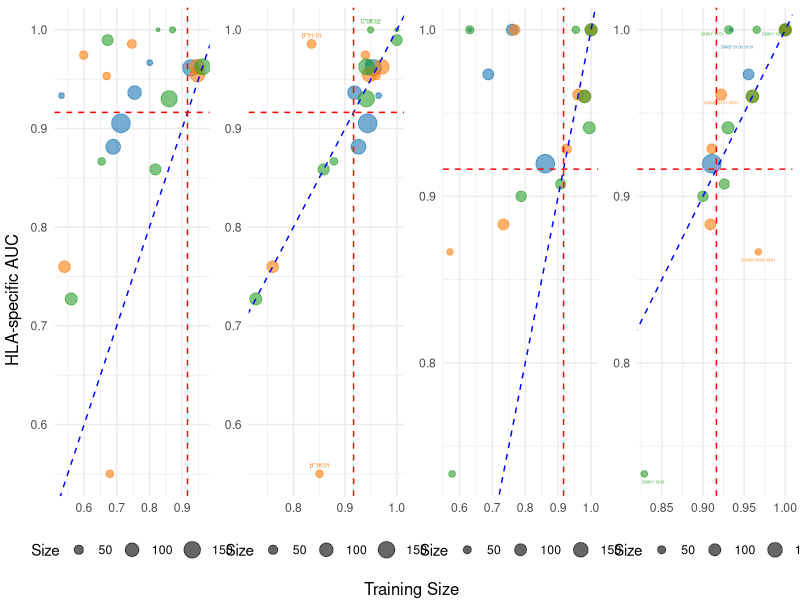

This figure's R source:
library(ggplot2)
library(dplyr)
library(ggrepel)
library(gridExtra)
library(grid)

setwd("/home/hyo/mystuff/git_test/conditional_TCR_prediction/plot/figure3/")

get_legend <- function(my_plot) {
  tmp <- ggplot_gtable(ggplot_build(my_plot))
  leg <- which(sapply(tmp$grobs, function(x) x$name) == "guide-box")
  legend <- tmp$grobs[[leg]]
  return(legend)
}


df1 = read.csv("../HLA_I_ready_data.csv")
df2 = read.csv("../HLA_II_ready_data.csv")
baseline = 0.9163461538461538
colors_ <- c("#1f77b4", "#ff7f0e", "#2ca02c")

p1 = ggplot(df1, aes(x = HLA_specific_AUC, y = Combined_AUC, size = Training_Size, color = HLA_group)) +
  geom_point(alpha = 0.6, show.legend = T) +
  scale_size(name = "Size", breaks = c(50,100,150), labels=c("50","100","150") )+
  geom_abline(intercept = 0, slope = 1, linetype = "dashed", color = "blue") + 
  geom_vline(xintercept = baseline,linetype = "dashed", color = "red") + 
  geom_hline(yintercept = baseline,linetype = "dashed", color = "red") + 
  scale_color_manual(name = "   Group", values = colors_) +  # Specify the custom color palette+
  theme_minimal()+
  theme(plot.title = element_text(hjust = 0.5, size = 14),
        axis.title.x = element_blank(),
        axis.title.y = element_blank(),
        legend.position = "bottom",
        legend.box = "vertical",
        legend.spacing.y = unit(0.01, "mm") ) +
  guides(color = "none", 
         size = guide_legend(nrow = 1))


p2 = ggplot(df1, aes(x = HLA_ignorant_AUC, y = Combined_AUC, size = Training_Size, color = HLA_group, label = HLA_name)) +
  geom_point(alpha = 0.6, show.legend = T) +
  scale_size(name = "Size", breaks = c(50,100,150), labels=c("50","100","150") )+
  geom_text_repel(data=subset(df1, abs(Combined_AUC - HLA_ignorant_AUC)>0.05 ), size = 1.5, vjust = 1, show.legend = FALSE) +  # Use ggrepel for better label placement
  geom_abline(intercept = 0, slope = 1, linetype = "dashed", color = "blue") + 
  geom_vline(xintercept = baseline,linetype = "dashed", color = "red") + 
  geom_hline(yintercept = baseline,linetype = "dashed", color = "red") + 
  scale_color_manual(name = "   Group", values = colors_) + 
  theme_minimal()+
  theme(plot.title = element_text(hjust = 0.5, size = 14),
        axis.title.x = element_blank(),
        axis.title.y = element_blank(),
        legend.position = "bottom",
        legend.box = "vertical",
        legend.spacing.y = unit(0.01, "mm") ) +
  guides(color = "none", 
         size = guide_legend(nrow = 1))

p3 = ggplot(df2, aes(x = HLA_specific_AUC, y = Combined_AUC, size = Training_Size, color = HLA_group)) +
  geom_point(alpha = 0.6, show.legend = T) +
  scale_size(name = "Size", breaks = c(50,100,150), labels=c("50","100","150") )+
  geom_abline(intercept = 0, slope = 1, linetype = "dashed", color = "blue") +  
  geom_vline(xintercept = baseline,linetype = "dashed", color = "red") +  
  geom_hline(yintercept = baseline,linetype = "dashed", color = "red") +  
  scale_color_manual(name = "   Group", values = colors_) +  # Specify the custom color palette+
  theme_minimal()+
  theme(plot.title = element_text(hjust = 0.5, size = 14),
        axis.title.x = element_blank(),
        axis.title.y = element_blank(),
        legend.position = "bottom",
        legend.box = "vertical",
        legend.spacing.y = unit(0.01, "mm") ) +
  guides(color = "none", 
         size = guide_legend(nrow = 1))

p4 = ggplot(df2, aes(x = HLA_ignorant_AUC, y = Combined_AUC, size = Training_Size, color = HLA_group, label = HLA_name)) +
  geom_point(alpha = 0.6, show.legend = T) +
  scale_size(name = "Size", breaks = c(50,100,150), labels=c("50","100","150") )+
  geom_text_repel(data=subset(df2, abs(Combined_AUC - HLA_ignorant_AUC)>0.03), size = 1, vjust = -1, show.legend = FALSE) +  # Use ggrepel for better label placement
  geom_abline(intercept = 0, slope = 1, linetype = "dashed", color = "blue") +  
  geom_vline(xintercept = baseline,linetype = "dashed", color = "red") +  
  geom_hline(yintercept = baseline,linetype = "dashed", color = "red") +  
  scale_color_manual(name = "   Group", values = colors_) +  
  theme_minimal()+
  theme(plot.title = element_text(hjust = 0.5, size = 14),
        axis.title.x = element_blank(),
        axis.title.y = element_blank(),
        legend.position = "bottom",
        legend.box = "vertical",
        legend.spacing.y = unit(0.01, "mm") ) +
  guides(color = "none", 
         size = guide_legend(nrow = 1))


grid.arrange(
  arrangeGrob(
    p1, p2,
    p3,p4,
    nrow=1
  ),
  bottom = textGrob("Training Size", gp = gpar(fontsize = 12)),
  left = textGrob("HLA-specific AUC", rot = 90, gp = gpar(fontsize = 12))
)
